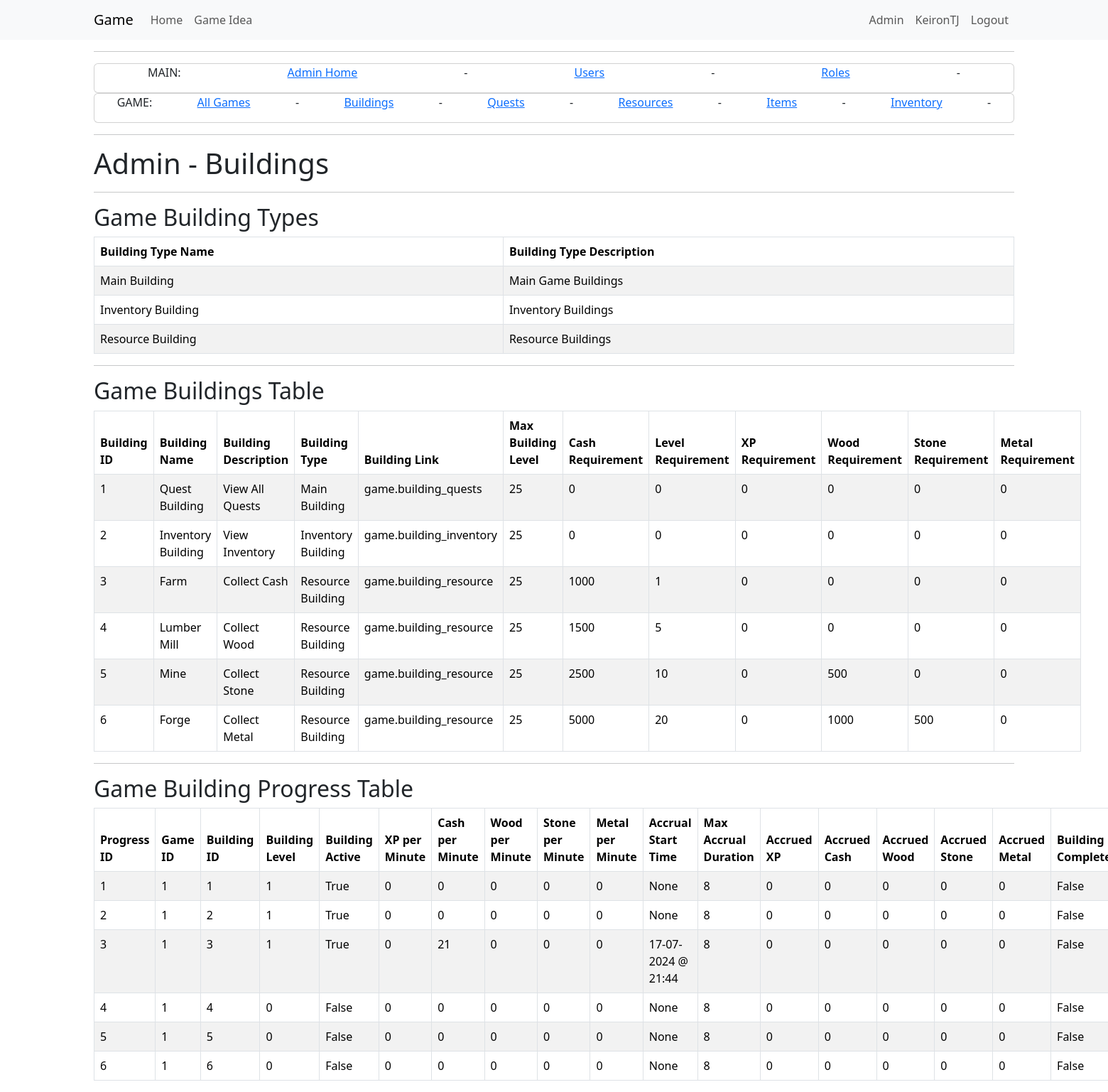
Before: /admin_buildings (signed in) with the older database file.
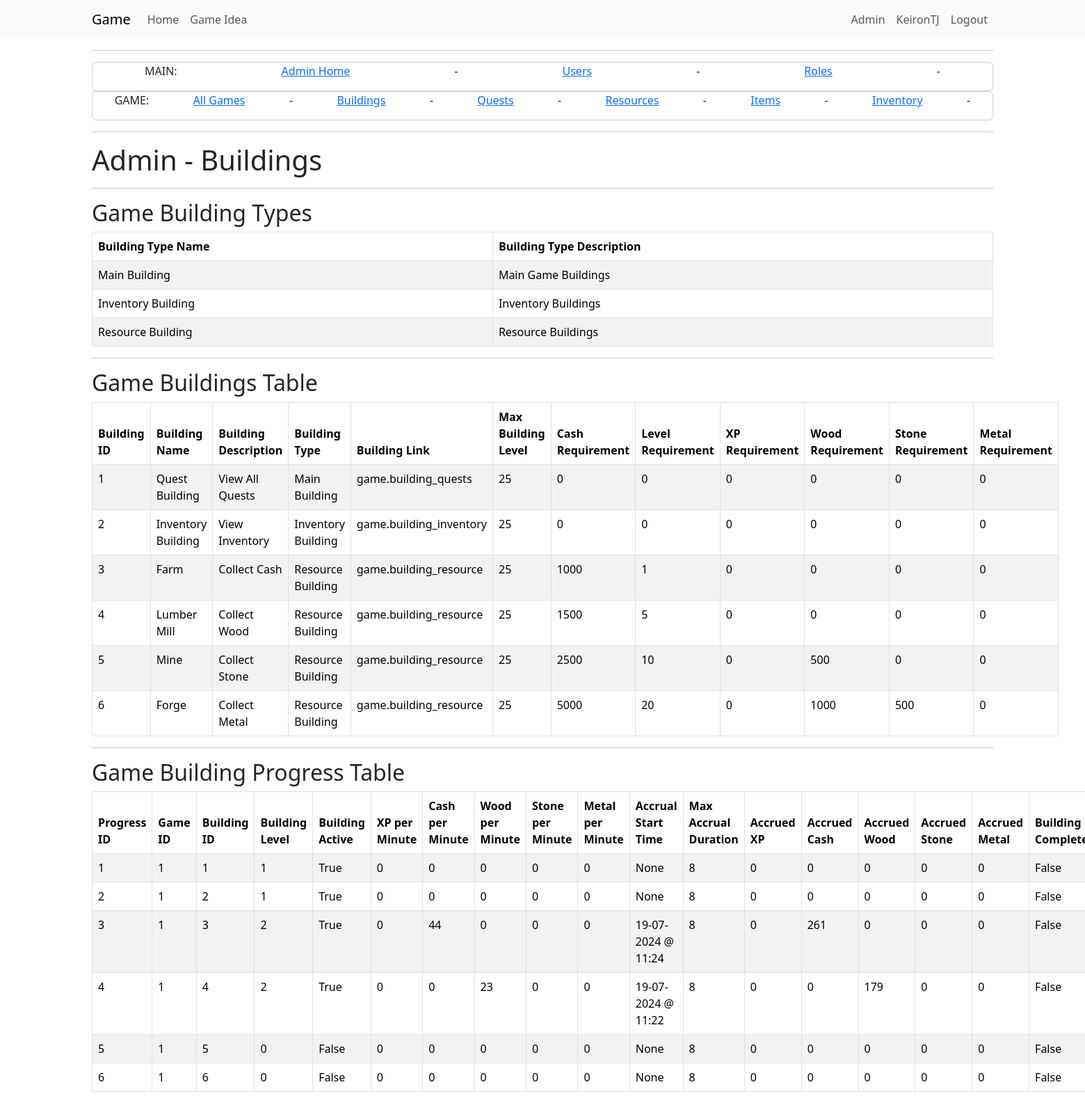
After: the same page with the newer database file.
### app/models.py (models this page shows, shortened)
class User(UserMixin, db.Model):
    id = db.Column(Integer, primary_key=True)
    username = db.Column(String(64), index=True, unique=True)
    email = db.Column(String(120), index=True, unique=True)
    password_hash = db.Column(String(256))
    active = db.Column(db.Boolean(), default=True)
    activegame = db.Column(db.Integer, nullable=True)
    game = so.relationship("Game", back_populates="user", cascade="all, delete-orphan")
    role=so.relationship("Role", secondary="user_roles")
    def is_admin(self):
        return 'admin' in [role.name for role in self.role]

class BuildingType(db.Model):
    __tablename__ = 'building_types'
    id = db.Column(db.Integer, primary_key=True)
    building_type_name = db.Column(db.String(64))
    building_type_description = db.Column(db.String(256))
    building = db.relationship("Buildings", back_populates="building_type")

class Buildings(db.Model):
    __tablename__ = 'buildings'
    id = db.Column(db.Integer, primary_key=True)
    building_type_id = db.Column(db.Integer, db.ForeignKey('building_types.id'))
    building_name = db.Column(db.String(64))
    building_description = db.Column(db.String(256))
    building_link = db.Column(db.String(256))
    base_building_cash_required = db.Column(db.Integer, default=0)
    base_building_level_required = db.Column(db.Integer, default=0)
    base_building_xp_required = db.Column(db.Integer, default=0)
    base_building_wood_required = db.Column(db.Integer, default=0)
    base_building_stone_required = db.Column(db.Integer, default=0)
    base_building_metal_required = db.Column(db.Integer, default=0)
    max_building_level = db.Column(db.Integer, default=25)
    base_xp_per_minute = db.Column(db.Integer, default=0)
    base_cash_per_minute = db.Column(db.Integer, default=0)
    base_wood_per_minute = db.Column(db.Integer, default=0)
    base_stone_per_minute = db.Column(db.Integer, default=0)
    base_metal_per_minute = db.Column(db.Integer, default=0)
    building_type = db.relationship("BuildingType", back_populates="building")
    building_progress = db.relationship("BuildingProgress", back_populates="building")

class BuildingProgress(db.Model):
    __tablename__ = 'building_progress'
    id = db.Column(db.Integer, primary_key=True)
    building_id = db.Column(db.Integer, db.ForeignKey('buildings.id'))
    game_id = db.Column(db.Integer, db.ForeignKey('game.id'))
    building_level = db.Column(db.Integer, default=0)
    building_active = db.Column(db.Boolean, default=False)
    xp_per_minute = db.Column(db.Integer, default=0)
    cash_per_minute = db.Column(db.Integer, default=0)
    wood_per_minute = db.Column(db.Integer, default=0)
    stone_per_minute = db.Column(db.Integer, default=0)
    metal_per_minute = db.Column(db.Integer, default=0)
    accrual_start_time = db.Column(db.DateTime, nullable=True)
    max_accrual_duration = db.Column(db.Integer, default=8) # in hours
    accrued_xp = db.Column(db.Integer, default=0)
    accrued_cash = db.Column(db.Integer, default=0)
    accrued_wood = db.Column(db.Integer, default=0)
    accrued_stone = db.Column(db.Integer, default=0)
    accrued_metai = db.Column(db.Integer, default=0)
    building_completed = db.Column(db.Boolean, default=False)
    building_completed_date = db.Column(db.DateTime, nullable=True)
    building = db.relationship("Buildings", back_populates="building_progress")
    game = db.relationship("Game", back_populates="building_progress")

### app/admin/routes.py (the view)
@bp.route('/admin_buildings', methods=['GET', 'POST'])
@login_required
@admin_required
def admin_buildings():
    games = db.session.query(Game).all()
    buildingtypes = db.session.query(BuildingType).all()
    buildings = db.session.query(Buildings).all()
    buildingprogress = db.session.query(BuildingProgress).all()
    for building in buildingprogress:
        service = GameBuildingService(building_progress_id=building.id)
        accrued_resources = service.calculate_accrued_resources()
        building.accrued_resources = accrued_resources
    db.session.commit()
    return render_template("admin/game/admin_buildings.html",
                        title='Admin - Buildings',
                        games=games,
                        buildingtypes=buildingtypes,
                        buildings=buildings,
                        buildingprogress=buildingprogress)

### app/game/game_logic.py (called while the page is built)
    def _get_building_progress(self) -> BuildingProgress:
        building = BuildingProgress.query.get(self.building_progress_id)
        if building is None:
            raise ValueError(f"BuildingProgress with ID {self.building_progress_id} not found.")
        return building

### app/models.py (called while the page is built)
@login.user_loader
def load_user(id):
    return db.session.get(User, int(id))

### runserver.py (called while the page is built)
def format_datetime(value, format='%d-%m-%Y @ %H:%M'):
    if value is None:
        return "None"
    return value.strftime(format)

### app/templates/admin/game/admin_buildings.html (shortened to what this page needs)
{% extends "admin/admin_base.html" %}
{% block content2 %}
<div class="Jumbotron">
    <h1>{{ title }}</h1>
</div>
<hr />
<div>
    <h2>Game Building Types</h2>
    <table class="table table-striped table-bordered">
        <thead>
            <tr>
                <th>Building Type Name</th>
                <th>Building Type Description</th>
            </tr>
        </thead>
        <tbody>
            {% for buildingtype in buildingtypes %}
            <tr>
                <td>{{ buildingtype.building_type_name }}</td>
                <td>{{ buildingtype.building_type_description }}</td>
            </tr>
            {% endfor %}
        </tbody>
    </table>
</div>
<hr />
<div>
    <h2>Game Buildings Table</h2>
    <table class="table table-striped table-bordered">
        <thead>
            <tr>
                <th>Building ID</th>
                <th>Building Name</th>
                <th>Building Description</th>
                <th>Building Type</th>
                <th>Building Link </th>
                <th>Max Building Level</th>
                <th>Cash Requirement</th>
                <th>Level Requirement</th>
                <th>XP Requirement</th>
                <th>Wood Requirement</th>
                <th>Stone Requirement</th>
                <th>Metal Requirement</th>
            </tr>
        </thead>
        <tbody>
            {% for building in buildings %}
            <tr>
                <td>{{ building.id }}</td>
                <td>{{ building.building_name }}</td>
                <td>{{ building.building_description }}</td>
                <td>{{ building.building_type.building_type_name }}</td>
                <td>{{ building.building_link }}</td>
                <td>{{ building.max_building_level }}</td>
                <td>{{ building.base_building_cash_required }}</td>
                <td>{{ building.base_building_level_required }}</td>
                <td>{{ building.base_building_xp_required }}</td>
                <td>{{ building.base_building_wood_required }}</td>
                <td>{{ building.base_building_stone_required }}</td>
                <td>{{ building.base_building_metal_required }}</td>
            </tr>
            {% endfor %}
        </tbody>
    </table>
</div>
<hr />
<div>
    <h2>Game Building Progress Table</h2>
    <table class="table table-striped table-bordered">
        <thead>
            <tr>
                <th>Progress ID</th>
                <th>Game ID</th>
                <th>Building ID</th>
                <th>Building Level</th>
                <th>Building Active</th>
                <th>XP per Minute</th>
                <th>Cash per Minute</th>
                <th>Wood per Minute</th>
                <th>Stone per Minute</th>
                <th>Metal per Minute</th>
                <th>Accrual Start Time</th>
                <th>Max Accrual Duration</th>
                <th>Accrued XP</th>
                <th>Accrued Cash</th>
                <th>Accrued Wood</th>
                <th>Accrued Stone</th>
                <th>Accrued Metal</th>
                <th>Building Completed</th>
            </tr>
        </thead>
        <tbody>
            {% for buildingprogress in buildingprogress %}
            <tr>
                <td>{{ buildingprogress.id }}</td>
                <td>{{ buildingprogress.game_id }}</td>
                <td>{{ buildingprogress.building_id }}</td>
                <td>{{ buildingprogress.building_level }}</td>
                <td>{{ buildingprogress.building_active }}</td>
                <td>{{ buildingprogress.xp_per_minute }}</td>
                <td>{{ buildingprogress.cash_per_minute }}</td>
                <td>{{ buildingprogress.wood_per_minute }}</td>
                <td>{{ buildingprogress.stone_per_minute }}</td>
                <td>{{ buildingprogress.metal_per_minute }}</td>
                <td>{{ buildingprogress.accrual_start_time|datetime|default('N/A', true) }}</td>
                <td>{{ buildingprogress.max_accrual_duration }}</td>
                <td>{{ buildingprogress.accrued_xp }}</td>
                <td>{{ buildingprogress.accrued_cash }}</td>
                <td>{{ buildingprogress.accrued_wood }}</td>
                <td>{{ buildingprogress.accrued_stone }}</td>
                <td>{{ buildingprogress.accrued_metal }}</td>
                <td>{{ buildingprogress.building_completed }}</td>
            </tr>
            {% endfor %}
        </tbody>
    </table>
</div>
{% endblock content2 %}

### app/templates/admin/admin_base.html
{% extends "base.html" %}
{% block content %}
<hr />
<div class="card">
    <div style="display: flex; justify-content: space-around;">
        <p>MAIN:</p>
        <a href="{{ url_for('admin.admin_home') }}">Admin Home</a> -
        <a href="{{ url_for('admin.admin_users') }}">Users</a> -
        <a href="{{ url_for('admin.admin_roles') }}">Roles</a> -
    </div>
</div>
<div class="card">
    <div style="display: flex; justify-content: space-around;">
        <p>GAME:</p>
        <a href="{{ url_for('admin.admin_models') }}">All Games</a> -
        <a href="{{ url_for('admin.admin_buildings') }}">Buildings</a> -
        <a href="{{ url_for('admin.admin_mainquests') }}">Quests</a> -
        <a href="{{ url_for('admin.admin_resourceslog') }}">Resources</a> -
        <a href="{{ url_for('admin.admin_items') }}">Items</a> -
        <a href="{{ url_for('admin.admin_inventories') }}">Inventory</a> -
    </div>
</div>
<hr />
    {% block content2 %}  {% endblock content2 %}
    {% endblock content %}

### app/templates/base.html (shortened to what this page needs)
<!doctype html>
<html lang="en">
<head>
    <link href="https://cdn.jsdelivr.net/npm/bootstrap@5.3.2/dist/css/bootstrap.min.css"
          rel="stylesheet"
>
    <link rel="stylesheet" href="{{ url_for('static', filename='style.css') }}">
</head>
<body>
    <nav class="navbar navbar-expand-lg bg-body-tertiary">
        <div class="container">
            <a class="navbar-brand" href="{{ url_for('main.index') }}">Game</a>
            <div class="collapse navbar-collapse" id="navbarSupportedContent">
                <ul class="navbar-nav me-auto mb-2 mb-lg-0">
                    <li class="nav-item">
                        <a class="nav-link" aria-current="page" href="{{ url_for('main.index') }}">Home</a>
                    </li>
                    {% if not current_user.is_authenticated or current_user.activegame == None    %}
                    <li class="nav-item">
                        <a class="nav-link" aria-current="page" href="{{ url_for('game.startmenu') }}">Game Idea</a>
                    </li>
                    {% else %}
                    <li class="nav-item">
                        <a class="nav-link" aria-current="page" href="{{ url_for('game.play', game_id=current_user.activegame) }}">Game Idea</a>
                    </li>
                    {% endif %}
                </ul>
                <ul class="navbar-nav mb-2 mb-lg-0">
                    {% if current_user.is_anonymous %}
                    <li class="nav-item">
                        <a class="nav-link" aria-current="page" href="{{ url_for('auth.login') }}">Login</a>
                    </li>
                    {% else %}
                    {% if current_user.is_admin() %}
                    <li class="nav-item">
                        <a class="nav-link" aria-current="page" href="{{ url_for('admin.admin_home') }}">Admin</a>
                    </li>
                    {% endif %}
                    <li class="nav-item">
                        <a class="nav-link" aria-current="page" href="{{ url_for('main.view_profile', user_id=current_user.id) }}">{{ current_user.username }}</a>
                    </li>
                    <li class="nav-item">
                        <a class="nav-link" aria-current="page" href="{{ url_for('auth.logout') }}">Logout</a>
                    </li>
                    {% endif %}
                </ul>
            </div>
        </div>
    </nav>
    <div class="container mt-3">
        {% block content %}{% endblock %}
    </div>
</body>
</html>

Changed rows visible on the page:
changed BuildingProgress id 3: building_level "1" → "2"; cash_per_minute "21" → "44"; accrual_start_time "17-07-2024 @ 21:44" → "19-07-2024 @ 11:24"; accrued_cash "0" → "261"
changed BuildingProgress id 4: building_level "0" → "2"; building_active "False" → "True"; wood_per_minute "0" → "23"; accrual_start_time "None" → "19-07-2024 @ 11:22"; accrued_wood "0" → "179"
